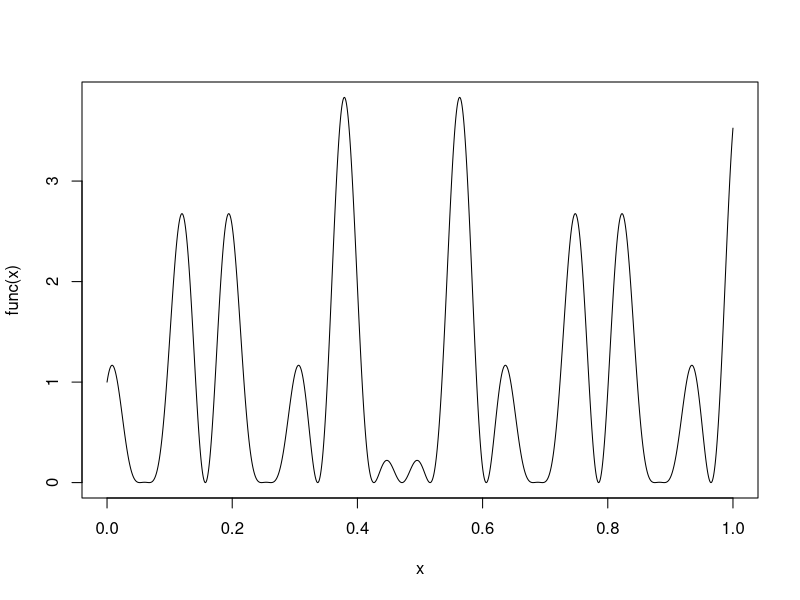
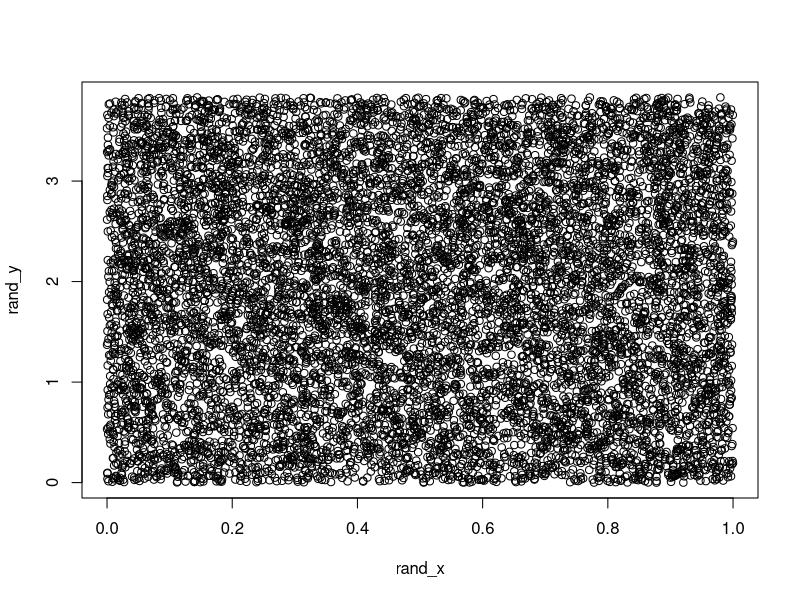
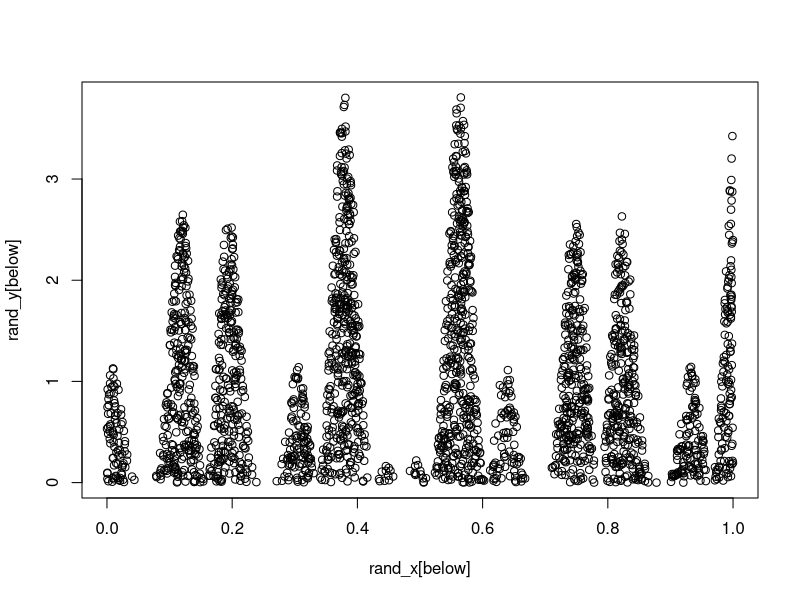
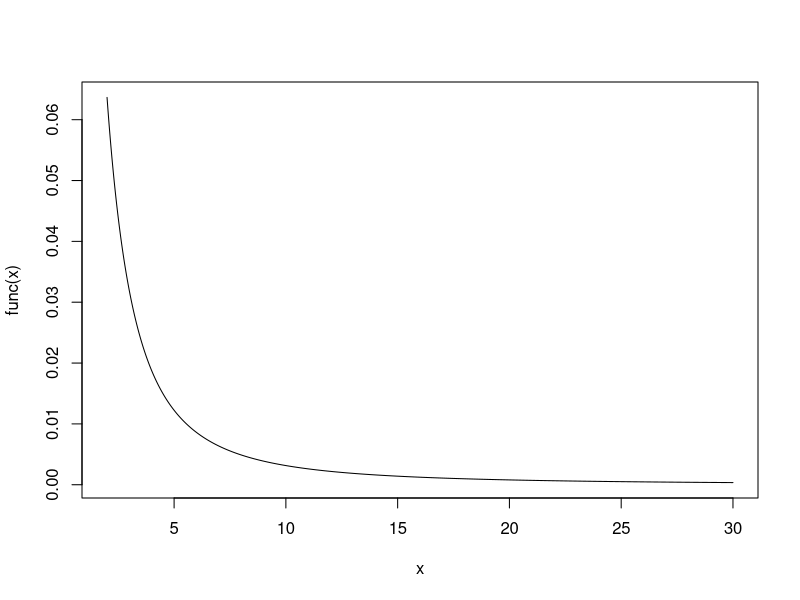
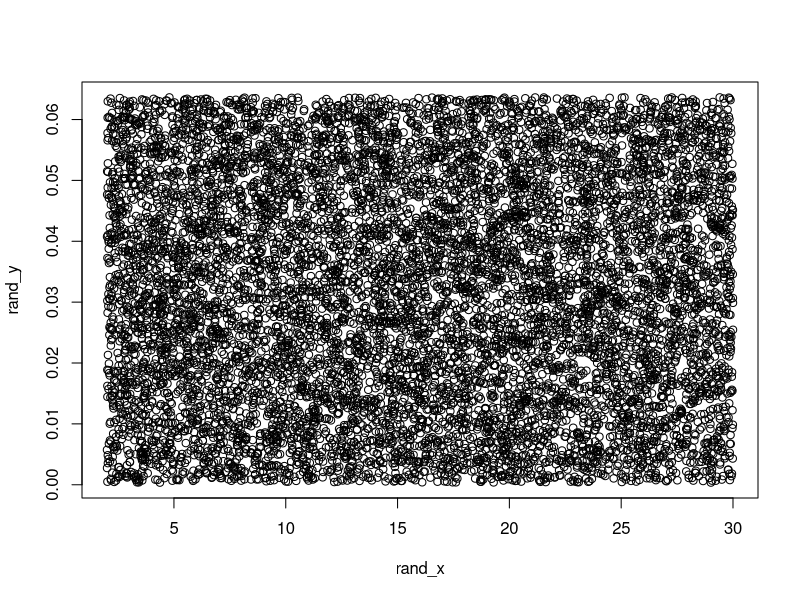
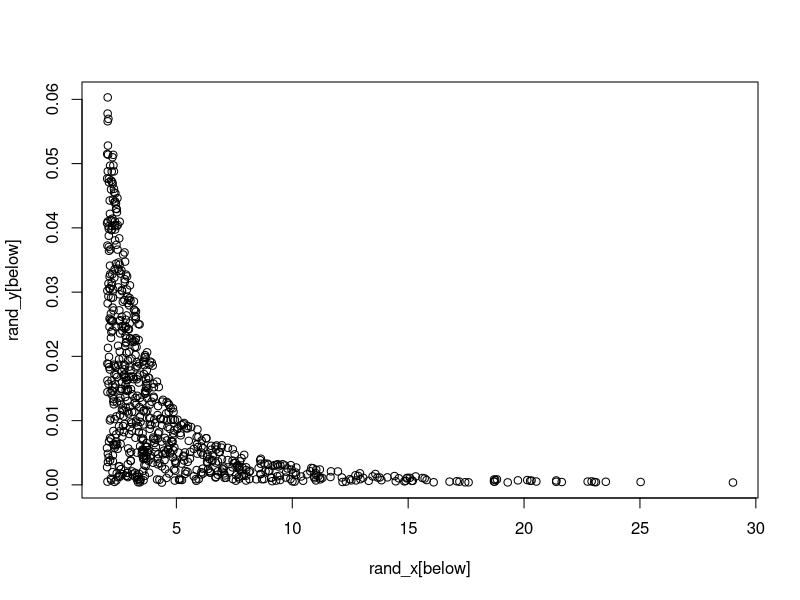

Reproduce these figures in R, in order.
## ---- chunk 1
MonteCarloInt <- function(func,lim1,lim2){
  g <- curve(func, lim1, lim2, n = 10000)
  r <- seq(length=10000, from=lim1, to=lim2)
  f <- func(r)
  max_y = max(f)
  min_y= min(f)
  rand_x <- runif(10000, 0, 1) * (lim2-lim1) + lim1
  rand_y <- runif(10000, 0, 1) * (max_y-min_y) + min_y
  plot(rand_x, rand_y)
  delta <- func(rand_x) - rand_y
  i = 0
  below <- (NULL)
  for(n in delta){i = i+1
                  if(n>0.0){below <- c(below,i)}}
  plot(rand_x[below], rand_y[below])
  interval_integral = (max_y-min_y) * (lim2 - lim1)
  integral  = interval_integral * (length(below)/(1.0*length(rand_y)))
  integral
}  
## ---- chunk 2
h <- function(x) (cos(50*x)+sin(20*x))^2
## ---- chunk 3
MonteCarloInt(h,0.0,1.0)
## ---- chunk 4
p <- function(x) (1/(pi*(1+x^2)))
## ---- chunk 5
MonteCarloInt(p,2.0,30.0)
